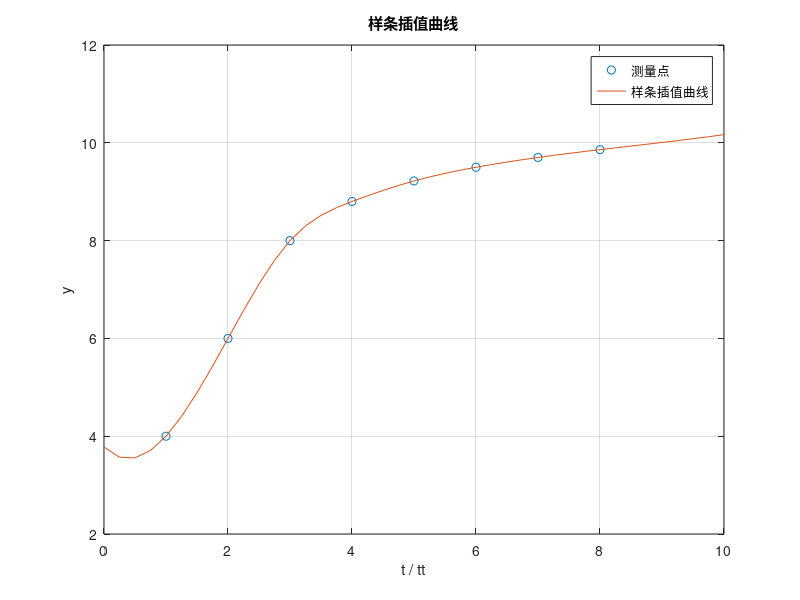

Recreate this plot in MATLAB.
clear;clc;
t = 1:1:8; %测量点横坐标
y = [4.00, 6.00, 8.00, 8.80, 9.22, 9.50, 9.70, 9.86]; %测量点纵坐标
t_hat = [0.3, 2.5, 4.1, 5.3, 7.6, 8.2]; %预测点横坐标
y_hat = spline(t,y,t_hat); %预测点纵坐标
disp('对应的y值为');
disp(y_hat)

tt = 0:.25:10;
yy = spline(t,y,tt);
plot(t,y,'o',tt,yy);
legend('测量点','样条插值曲线');
xlabel('t / tt');
ylabel('y');
title('样条插值曲线');
grid on

